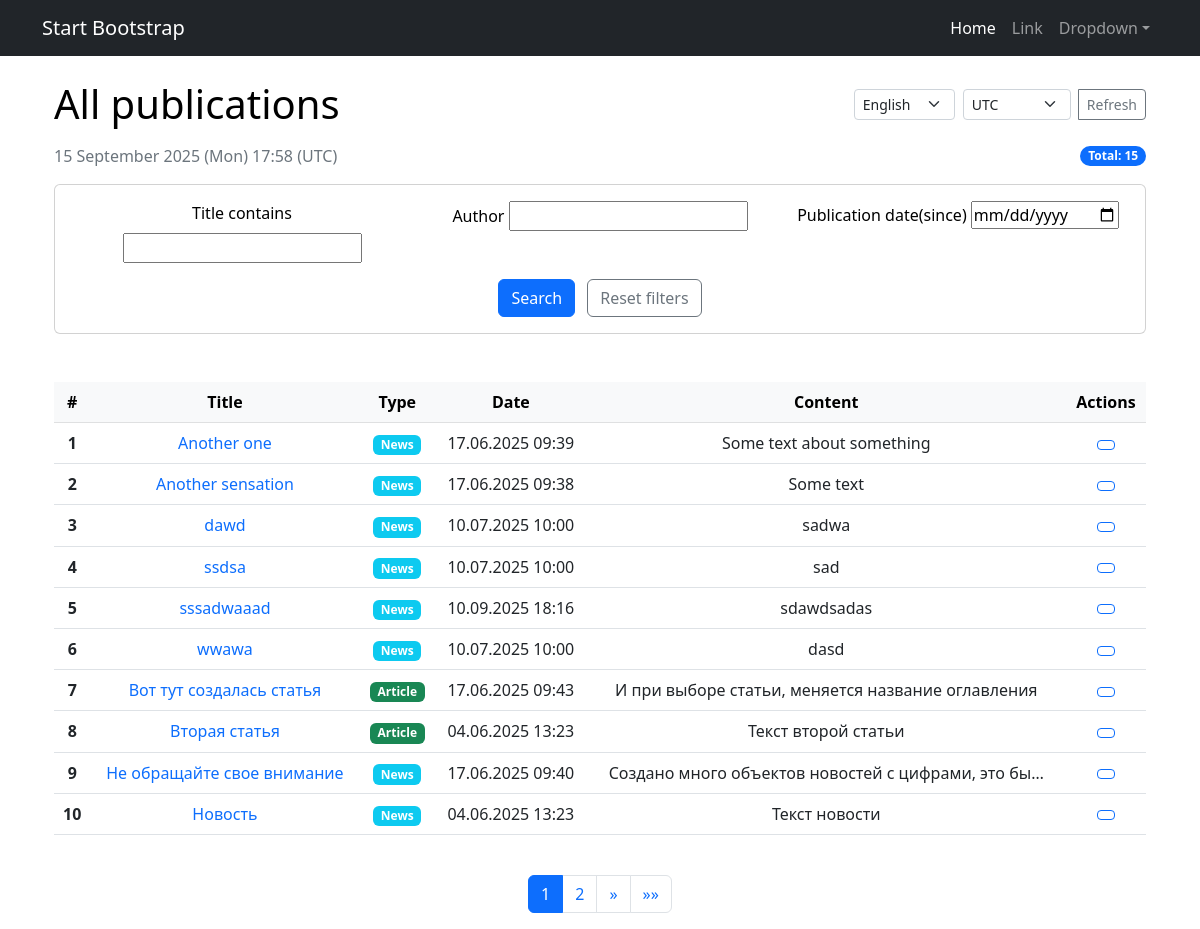
The page /news/ on the database as committed earlier.
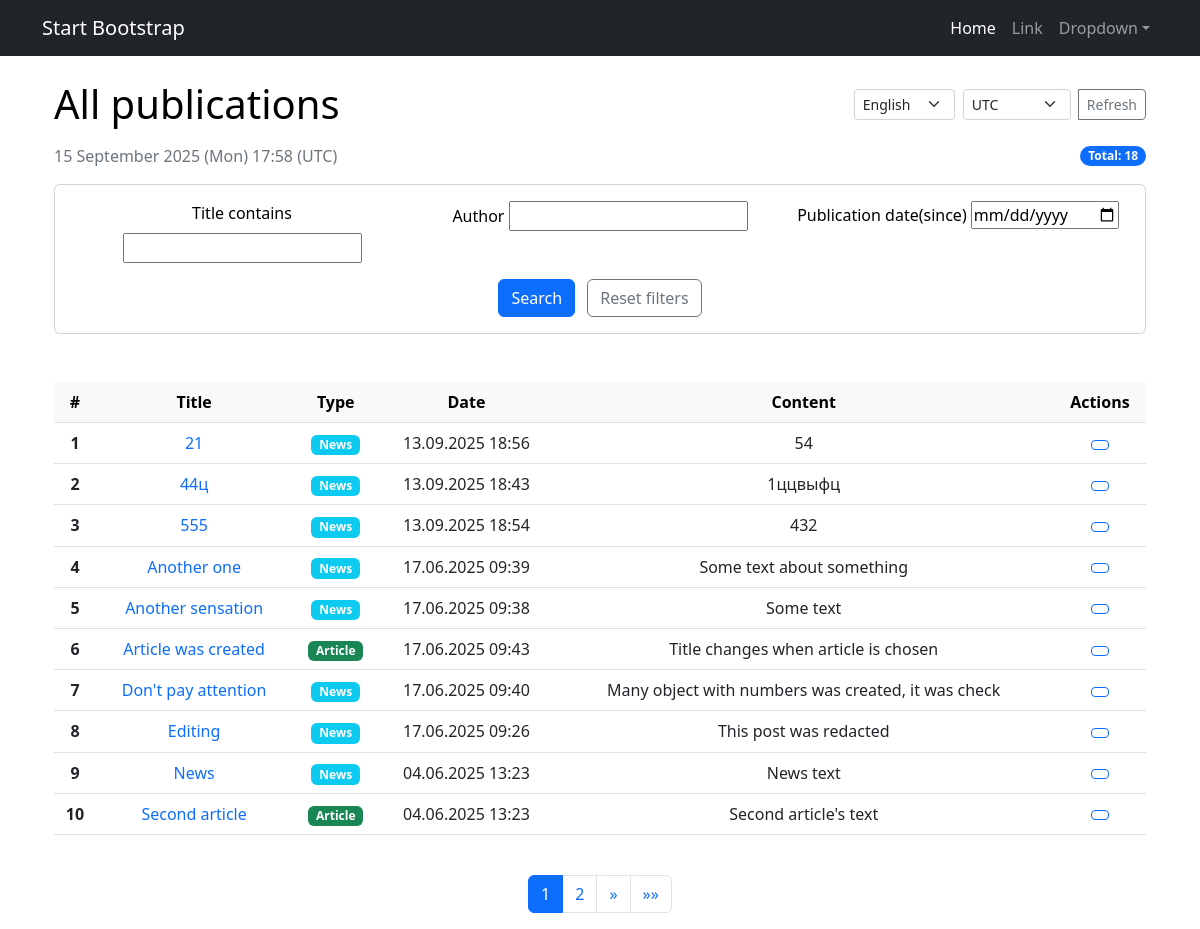
The same page on the database as committed later.
### news/models.py (models this page shows, shortened)
class Post(models.Model):
    author = models.ForeignKey(Author, on_delete=models.CASCADE)
    ARTICLE = 'AR'
    NEWS = 'NW'
    CATEGORY_CHOICES= (
        (NEWS, _('News')),
        (ARTICLE, _('Article')),
    )
    categoryType = models.CharField(max_length=2, choices=CATEGORY_CHOICES, default=ARTICLE, verbose_name=_('Type'), help_text= _('post category'))
    dataCreation = models.DateTimeField(auto_now_add=True)
    postCategory = models.ManyToManyField(Category, through='PostCategory')
    title = models.CharField(max_length=128, help_text= _('post title'))
    text = models.TextField(help_text= _('post text'))
    rating = models.SmallIntegerField(default=0)

### news/views.py (the view)
# urls.py: path('', cache_page(60*1)(PostsList.as_view()), name='news_list'),
class PostsList(ListView):
    model = Post
    ordering = 'title'
    template_name = 'posts.html'
    context_object_name = 'posts'
    paginate_by = 10
    def get_queryset(self):
        queryset = super().get_queryset()
        current_language = get_language()
        activate(current_language)
        self.filterset = PostFilter(self.request.GET, queryset)
        return self.filterset.qs
    def get_context_data(self, **kwargs):
        context= super().get_context_data(**kwargs)
        context['all_posts'] = Post.objects.all()
        context['filterset'] = self.filterset
        context['timezones'] = [
            'UTC',
            'Europe/Moscow',
            'Europe/London',
            'Europe/Berlin',
            'Europe/Paris',
            'America/New_York',
            'America/Los_Angeles',
            'Asia/Tokyo',
            'Asia/Shanghai',
            'Asia/Kolkata',
            'Australia/Sydney'
        ]
        tzname = self.request.session.get('django_timezone')
        if tzname:
            try:
                pytz.timezone(tzname)
                context['TIME_ZONE'] = tzname
            except (pytz.UnknownTimeZoneError, ValueError):
                context['TIME_ZONE'] = 'UTC'
        else:
            context['TIME_ZONE'] = 'UTC'
        if self.request.user.is_authenticated:
            context['subscribed_categories'] = self.request.user.subscribed_categories.all()
        return context
    def get(self, request, *args, **kwargs):
        self.object_list = self.get_queryset()
        context = self.get_context_data()
        return HttpResponse(render(request, self.template_name, context))

### news/context_processors.py (called while the page is built)
def authors_group(request):
    try:
        return {'authors_group': Group.objects.get(name='authors')}
    except Group.DoesNotExist:
        return {'authors_group': None}

### news/templatetags/censor_filters.py (called while the page is built)
@register.filter(needs_autoescape=True)
def censor(value, autoescape=True):
    if not isinstance(value, str):
        return value
    if autoescape:
        esc = conditional_escape
    else:
        esc = lambda x: x
    words = value.split()
    processed_words = []
    for word in words:
        lower_word = word.lower()
        if any(bad_word in lower_word for bad_word in BAD_WORDS):
            censored = word[0] + '*' * (len(word) - 1)
            processed_words.append(esc(censored))
        else:
            processed_words.append(esc(word))
    result = ' '.join(processed_words)
    return mark_safe(result)

### templates/posts.html (shortened to what the changed rows need)
{% extends 'flatpages/default.html' %}
{% load custom_tags %}
{% load censor_filters %}
{% load i18n %}
{% load tz %}
{% block content %}
{% with current_tz=request.session.django_timezone|default:"UTC" %}
<div class="container mt-4">
    <div class="row mb-4">
        <div class="col-12">
            <div class="d-flex justify-content-between align-items-center mb-3">
                <h1 class="mb-0">{% trans "All publications" %}</h1>
                        {% get_current_language as LANGUAGE_CODE %}
                            {% get_available_languages as LANGUAGES %}
                            {% get_language_info_list for LANGUAGES as languages %}
            </div>
            <div class="d-flex justify-content-between align-items-center mb-3">
                <div class="text-muted">
                    {% timezone current_tz %}
                        {% now "d F Y (D) H:i" %}
                    {% endtimezone %}
                    ({{ current_tz }})
                </div>
                {% load cache %}
                {% cache 60 post_count_counter %}
                <div class="badge bg-primary rounded-pill">
                    {% trans "Total" %}: {{ all_posts|length }}
                </div>
                {% endcache %}
            </div>
            <div class="card mb-4">
                <div class="card-body">
                    <form action="" method="get" class="row g-3">
                        {% for field in filterset.form %}
                        <div class="col-md-4">
                            <label for="{{ field.id_for_label }}" class="form-label">{{ field.label }}</label>
                            {{ field }}
                        </div>
                        {% endfor %}
                    </form>
                </div>
            </div>
        </div>
    </div>
    <div class="row">
        <div class="col-12">
            {% if posts %}
            <div class="table-responsive">
                <table class="table table-hover">
                    <thead class="table-light">
                        <tr>
                            <th scope="col">#</th>
                            <th scope="col">{% trans "Title" %}</th>
                            <th scope="col">{% trans "Type" %}</th>
                            <th scope="col">{% trans "Date" %}</th>
                            <th scope="col">{% trans "Content" %}</th>
                            <th scope="col">{% trans "Actions" %}</th>
                        </tr>
                    </thead>
                    <tbody>
                        {% for post in posts %}
                        <tr>
                            <th scope="row">{{ forloop.counter0|add:page_obj.start_index }}</th>
                            <td>
                                <a href="{% url 'post_detail' post.id %}" class="text-decoration-none">
                                    {{ post.title|censor }}
                                </a>
                            </td>
                            <td>
                                <span class="badge {% if post.categoryType == 'NW' %}bg-info{% else %}bg-success{% endif %}">
                                    {{ post.get_categoryType_display }}
                                </span>
                            </td>
                            <td>
                                {% timezone current_tz %}
                                    {{ post.dataCreation|date:"d.m.Y H:i" }}
                                {% endtimezone %}
                            </td>
                            <td>{{ post.text|truncatechars:50|censor }}</td>
                            <td>
                                <div class="btn-group" role="group">
                                    <a href="{% url 'post_detail' post.id %}" class="btn btn-sm btn-outline-primary">
                                    </a>
                                </div>
                            </td>
                        </tr>
                        {% endfor %}
                    </tbody>
                </table>
            </div>
            {% else %}
            <div class="alert alert-info" role="alert">
                <h4 class="alert-heading">{% trans "No publications!" %}</h4>
                <p>{% trans "Nothing found for your request." %}</p>
            </div>
            {% endif %}
        </div>
    </div>
    {% if page_obj.paginator.num_pages > 1 %}
    <div class="row mt-4">
        <div class="col-12">
            <nav aria-label="Page navigation">
                <ul class="pagination justify-content-center">
                    {% for num in page_obj.paginator.page_range %}
                        {% if page_obj.number == num %}
                        <li class="page-item active"><span class="page-link">{{ num }}</span></li>
                        {% elif num > page_obj.number|add:'-3' and num < page_obj.number|add:'3' %}
                        <li class="page-item"><a class="page-link" href="?page={{ num }}">{{ num }}</a></li>
                        {% endif %}
                    {% endfor %}
                </ul>
            </nav>
        </div>
    </div>
    {% endif %}
</div>
{% endwith %}
{% endblock content %}

Rows that differ between the two databases and show on the page:
no longer on this page (row edited): Post: title|censor "dawd", categoryType "News", dataCreation "10.07.2025 10:00", text|censor "sadwa"
no longer on this page (row edited): Post: title|censor "ssdsa", categoryType "News", dataCreation "10.07.2025 10:00", text|censor "sad"
no longer on this page (row edited): Post: title|censor "sssadwaaad", categoryType "News", dataCreation "10.09.2025 18:16", text|censor "sdawdsadas"
no longer on this page (row edited): Post: title|censor "wwawa", categoryType "News", dataCreation "10.07.2025 10:00", text|censor "dasd"
added Post: title|censor "21", categoryType "News", dataCreation "13.09.2025 18:56", text|censor "54"
added Post: title|censor "44ц", categoryType "News", dataCreation "13.09.2025 18:43", text|censor "1ццвыфц"
added Post: title|censor "555", categoryType "News", dataCreation "13.09.2025 18:54", text|censor "432"
changed Post: title|censor "Вот тут создалась статья" → "Article was created"; text|censor "И при выборе статьи, меняется название оглавления" → "Title changes when article is chosen"
changed Post: title|censor "Не обращайте свое внимание" → "Don't pay attention"; text|censor "Создано много объектов новостей с цифрами, это бы…" → "Many object with numbers was created, it was check"
now on this page (row edited): Post: title|censor "Editing", categoryType "News", dataCreation "17.06.2025 09:26", text|censor "This post was redacted"
changed Post: title|censor "Новость" → "News"; text|censor "Текст новости" → "News text"
changed Post: title|censor "Вторая статья" → "Second article"; text|censor "Текст второй статьи" → "Second article's text"; moves down the list
Other text that changed with them:
{{ all_posts|length }}: "15" → "18"
